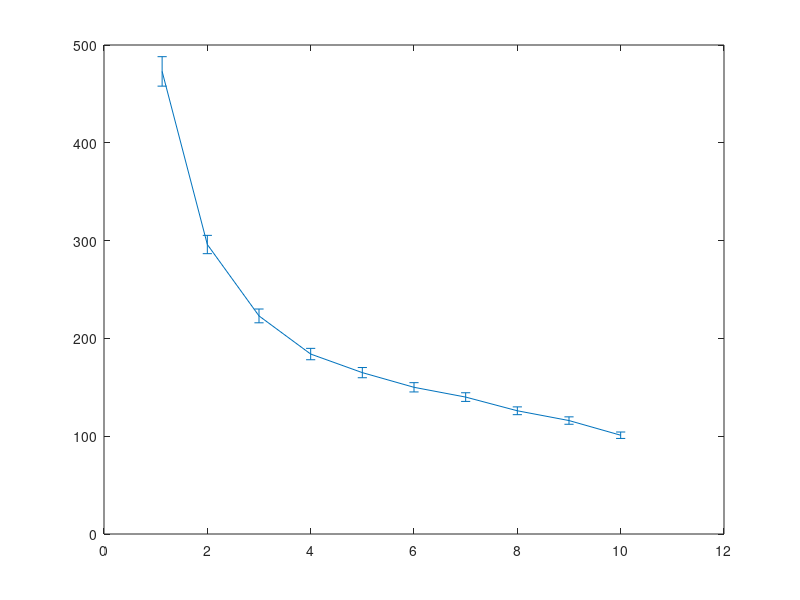

This chart was generated by the following MATLAB code: (Note: this script raises an error after producing the figure.)
clear all;
close all;
clc;

vin=[1.125 2 3 4 5 6 7 8 9 10];
sigma=[473 296 223 184 165 150 140 126 116 101];
err=[1/sqrt(986)*sigma(1) 1/sqrt(1000)*sigma(2) 1/sqrt(1000)*sigma(3) ...
    1/sqrt(999)*sigma(4) 1/sqrt(1000)*sigma(5) 1/sqrt(1000)*sigma(6) ...
    1/sqrt(1000)*sigma(7) 1/sqrt(1000)*sigma(8) 1/sqrt(938)*sigma(9) 1/sqrt(944)*sigma(10)];

fitfun=@(A,x)sqrt(A(1)*x.^(-2)+A(2));
xf0=[0.9,140];
A=lsqcurvefit(fitfun,xf0,vin,sigma);

%plot(vin,sigma,'r*');
E1=errorbar(vin,sigma,err);
set(E1,'LineStyle', 'none ','Color', 'r','LineWidth', 3, 'Marker', '*', 'MarkerSize', 8, ...
         'MarkerEdgeColor', [.2 .2 .2], 'MarkerFaceColor' , [0,1,1]);
xlabel('input(mV)');
ylabel('jitter rms(ps)');
grid on
hold on

times = linspace(vin(1),vin(end));
plot(times,fitfun(A,times),'b--','LineWidth', 2)
hold on

simin=[2 6 8];
simsig=[214.7 100.2 87.2];
simerr=[1/sqrt(40)*simsig(1) 1/sqrt(40)*simsig(2) 1/sqrt(40)*simsig(3)];
E2=errorbar(simin,simsig,simerr);
set(E2,'LineStyle', 'none ','Color', 'g','LineWidth', 3, 'Marker', '.', 'MarkerSize', 8, ...
         'MarkerEdgeColor', [.2 .2 .2], 'MarkerFaceColor' , [0,1,1]);
legend('measurement data','measured data fitting','simulation data');
title('Board 3 T22 timing performance');